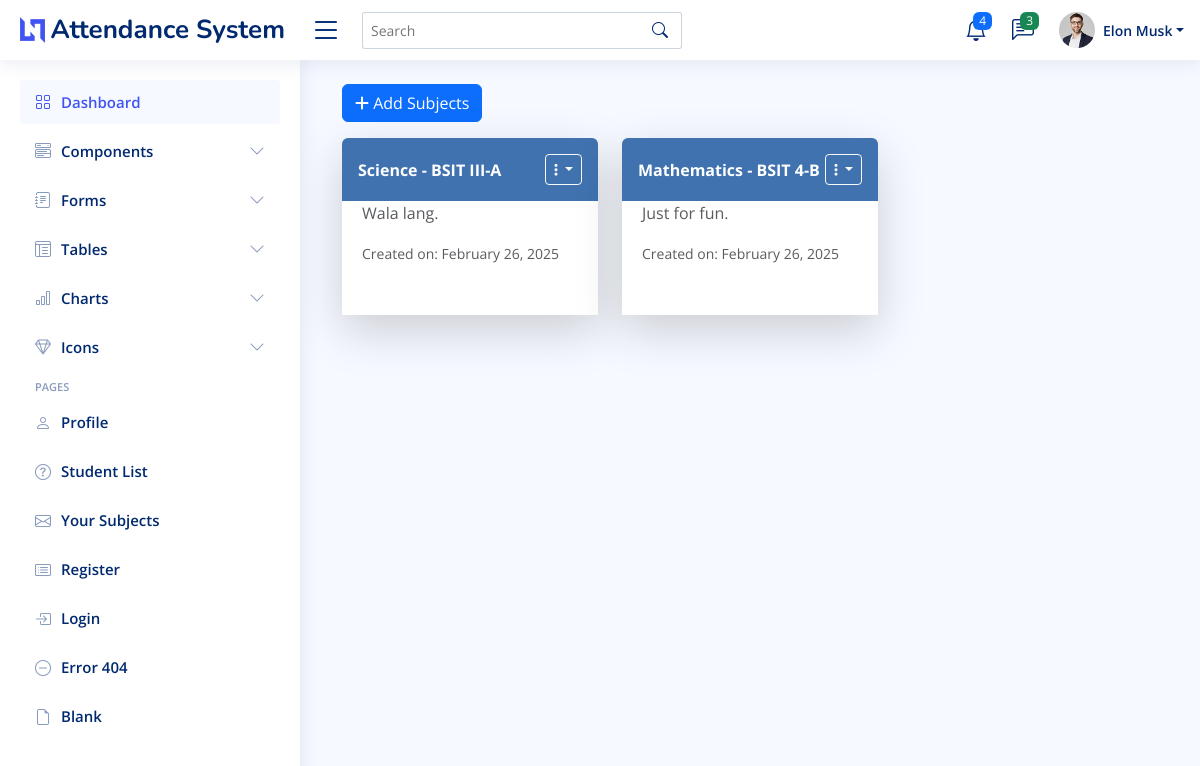
Page /teacher-subjects/ (signed in) on the committed database.
### myapp/models.py (models this page shows, shortened)
class Teacher(models.Model):
    username = models.CharField(max_length=255, unique=True)
    full_name = models.CharField(max_length=255)
    email = models.EmailField(unique=True)
    password = models.CharField(max_length=255)

class Subject(models.Model):
    name = models.CharField(max_length=100)
    description = models.TextField(blank=True, null=True)
    course_year_section = models.CharField(max_length=100, default="default_course_year_section")
    teacher = models.ForeignKey(Teacher, on_delete=models.CASCADE, related_name="subjects")
    created_at = models.DateTimeField(auto_now_add=True)

### myapp/views.py (the view)
# urls.py: path("teacher-subjects/", views.teacher_subjects, name="teacher-subjects"),
def teacher_subjects(request):
    teacher_username = request.session.get('teacher_username')
    if not request.session.get('teacher_username'):
        return redirect('teacher-login')
    teacher = Teacher.objects.get(username= teacher_username)
    subjects = Subject.objects.filter(teacher=teacher).order_by('-created_at').values()
    return render(request, 'myapp/teacher_subjects.html', {'subjects': subjects})

### myapp/templates/myapp/teacher_subjects.html (shortened to what this page needs)
{% extends 'myapp/base.html' %}
{% load static %}
{% block content %}
<main id="main" class="main">
  <div class="container mt-1">
    <button type="button" class="btn btn-primary mb-3" data-bs-toggle="modal" data-bs-target="#verticalycentered">
      <i class="fa-solid fa-plus"></i> Add Subjects
    </button>
    <div class="row">
      {% for subject in subjects %}
      <div class="col-md-4 mb-4">
        <div class="card shadow-lg border-0 rounded h-100">
          <div class="d-flex align-items-center justify-content-between p-3 text-white fw-bold" style="background-color: #3f72af; border-radius: .375rem .375rem 0 0;">
            <span>{{subject.name}} - {{subject.course_year_section}}</span>
            <div class="dropdown">
              <button class="btn btn-outline-light btn-sm dropdown-toggle" type="button" data-bs-toggle="dropdown">
                <i class="fas fa-ellipsis-v"></i>
              </button>
            </div>
          </div>
          <div class="card-body bg-white text-dark">
            <p class="text-muted">{{ subject.description|default:"No description available." }}</p>
            <small class="text-muted">Created on: {{ subject.created_at|date:"F d, Y" }}</small>
          </div>
        </div>
      </div>
      {% endfor %}
    </div>
  </div>
</main>
{% endblock %}

### myapp/templates/myapp/base.html (shortened to what this page needs)
{% load static%}
<!DOCTYPE html>
<html lang="en">
<head>
    <link rel="stylesheet" href="https://cdnjs.cloudflare.com/ajax/libs/font-awesome/6.0.0-beta3/css/all.min.css" />
    <link rel="stylesheet" href="https://cdn.jsdelivr.net/npm/uikit@3.6.20/dist/css/uikit.min.css" />
    <link href="{% static 'assets/vendor/bootstrap/css/bootstrap.min.css' %}" rel="stylesheet">
    <link href="{% static 'assets/vendor/bootstrap-icons/bootstrap-icons.css' %}" rel="stylesheet">
    <link href="{% static 'assets/vendor/boxicons/css/boxicons.min.css' %}" rel="stylesheet">
    <link href="{% static 'assets/vendor/quill/quill.snow.css' %}" rel="stylesheet">
    <link href="{% static 'assets/vendor/quill/quill.bubble.css' %}" rel="stylesheet">
    <link href="{% static 'assets/vendor/remixicon/remixicon.css' %}" rel="stylesheet">
    <link href="{% static 'assets/vendor/simple-datatables/style.css' %}" rel="stylesheet">
    <link href="{% static 'assets/css/style.css' %}" rel="stylesheet">
</head>
<body>
  {% if not exclude_layout %}
  <header id="header" class="header fixed-top d-flex align-items-center">
    <div class="d-flex align-items-center justify-content-between">
      <a href="#" class="logo d-flex align-items-center">
        <img src="assets/img/logo.png" alt="">
        <span class="d-none d-lg-block">Attendance System</span>
      </a>
      <i class="bi bi-list toggle-sidebar-btn"></i>
    </div>
    <div class="search-bar">
      <form class="search-form d-flex align-items-center" method="POST" action="#">
        <input type="text" name="query" placeholder="Search" title="Enter search keyword">
        <button type="submit" title="Search"><i class="bi bi-search"></i></button>
      </form>
    </div>
    <nav class="header-nav ms-auto">
      <ul class="d-flex align-items-center">
        <li class="nav-item dropdown">
          <a class="nav-link nav-icon" href="#" data-bs-toggle="dropdown">
            <i class="bi bi-bell"></i>
            <span class="badge bg-primary badge-number">4</span>
          </a>
        </li>
        <li class="nav-item dropdown">
          <a class="nav-link nav-icon" href="#" data-bs-toggle="dropdown">
            <i class="bi bi-chat-left-text"></i>
            <span class="badge bg-success badge-number">3</span>
          </a>
        </li>
        <li class="nav-item dropdown pe-3">
          <a class="nav-link nav-profile d-flex align-items-center pe-0" href="#" data-bs-toggle="dropdown">
            <img src="{% static 'assets/img/profile-img.jpg' %}" alt="Profile" class="rounded-circle">
            <span class="d-none d-md-block dropdown-toggle ps-2">{{ request.session.teacher_name}}</span>
          </a>
        </li>
      </ul>
    </nav>
  </header>
  <aside id="sidebar" class="sidebar">
    <ul class="sidebar-nav" id="sidebar-nav">
      <li class="nav-item">
        <a class="nav-link " href="{% url 'teacher-dashboard' %}">
          <i class="bi bi-grid"></i>
          <span>Dashboard</span>
        </a>
      </li>
      <li class="nav-item">
        <a class="nav-link collapsed" data-bs-target="#components-nav" data-bs-toggle="collapse" href="#">
          <i class="bi bi-menu-button-wide"></i><span>Components</span><i class="bi bi-chevron-down ms-auto"></i>
        </a>
      </li>
      <li class="nav-item">
        <a class="nav-link collapsed" data-bs-target="#forms-nav" data-bs-toggle="collapse" href="#">
          <i class="bi bi-journal-text"></i><span>Forms</span><i class="bi bi-chevron-down ms-auto"></i>
        </a>
      </li>
      <li class="nav-item">
        <a class="nav-link collapsed" data-bs-target="#tables-nav" data-bs-toggle="collapse" href="#">
          <i class="bi bi-layout-text-window-reverse"></i><span>Tables</span><i class="bi bi-chevron-down ms-auto"></i>
        </a>
      </li>
      <li class="nav-item">
        <a class="nav-link collapsed" data-bs-target="#charts-nav" data-bs-toggle="collapse" href="#">
          <i class="bi bi-bar-chart"></i><span>Charts</span><i class="bi bi-chevron-down ms-auto"></i>
        </a>
      </li>
      <li class="nav-item">
        <a class="nav-link collapsed" data-bs-target="#icons-nav" data-bs-toggle="collapse" href="#">
          <i class="bi bi-gem"></i><span>Icons</span><i class="bi bi-chevron-down ms-auto"></i>
        </a>
      </li>
      <li class="nav-heading">Pages</li>
      <li class="nav-item">
        <a class="nav-link collapsed" href="users-profile.html">
          <i class="bi bi-person"></i>
          <span>Profile</span>
        </a>
      </li>
      <li class="nav-item">
        <a class="nav-link collapsed" href="{% url 'student-list'%}">
          <i class="bi bi-question-circle"></i>
          <span>Student List</span>
        </a>
      </li>
      <li class="nav-item">
        <a class="nav-link collapsed" href="{% url 'teacher-subjects' %}">
          <i class="bi bi-envelope"></i>
          <span>Your Subjects</span>
        </a>
      </li>
      <li class="nav-item">
        <a class="nav-link collapsed" href="pages-register.html">
          <i class="bi bi-card-list"></i>
          <span>Register</span>
        </a>
      </li>
      <li class="nav-item">
        <a class="nav-link collapsed" href="pages-login.html">
          <i class="bi bi-box-arrow-in-right"></i>
          <span>Login</span>
        </a>
      </li>
      <li class="nav-item">
        <a class="nav-link collapsed" href="pages-error-404.html">
          <i class="bi bi-dash-circle"></i>
          <span>Error 404</span>
        </a>
      </li>
      <li class="nav-item">
        <a class="nav-link collapsed" href="pages-blank.html">
          <i class="bi bi-file-earmark"></i>
          <span>Blank</span>
        </a>
      </li>
    </ul>
  </aside>
  {% endif %}
        {% block content %}
        {% endblock %}
</body>
</html>

### static/assets/css/style.css (style rules this page uses)
:root { scroll-behavior: smooth; }
body { font-family: "Open Sans", sans-serif; background: #f6f9ff; color: #444444; }
a { color: #4154f1; text-decoration: none; }
#main { margin-top: 60px; padding: 20px 30px; transition: all 0.3s; }
.card { margin-bottom: 30px; border: none; border-radius: 5px; box-shadow: 0px 0 30px rgba(1, 41, 112, 0.1); }
.card-body { padding: 0 20px 20px 20px; }
.logo { line-height: 1; }
@media (min-width: 1200px) { .logo { width: 280px; } }
.logo img { max-height: 26px; margin-right: 6px; }
.logo span { font-size: 26px; font-weight: 700; color: #012970; font-family: "Nunito", sans-serif; }
.header { transition: all 0.5s; z-index: 997; height: 60px; box-shadow: 0px 2px 20px rgba(1, 41, 112, 0.1); background-color: #fff; padding-left: 20px; }
.header .toggle-sidebar-btn { font-size: 32px; padding-left: 10px; cursor: pointer; color: #012970; }
.header .search-bar { min-width: 360px; padding: 0 20px; }
.header .search-form { width: 100%; }
.header .search-form input { border: 0; font-size: 14px; color: #012970; border: 1px solid rgba(1, 41, 112, 0.2); padding: 7px 38px 7px 8px; border-radius: 3px; transition: 0.3s; width: 100%; }
.header .search-form button { border: 0; padding: 0; margin-left: -30px; background: none; }
.header .search-form button i { color: #012970; }
.header-nav ul { list-style: none; }
.header-nav>ul { margin: 0; padding: 0; }
.header-nav .nav-icon { font-size: 22px; color: #012970; margin-right: 25px; position: relative; }
.header-nav .nav-profile { color: #012970; }
.header-nav .nav-profile img { max-height: 36px; }
.header-nav .nav-profile span { font-size: 14px; font-weight: 600; }
.header-nav .badge-number { position: absolute; inset: -2px -5px auto auto; font-weight: normal; font-size: 12px; padding: 3px 6px; }
.sidebar { position: fixed; top: 60px; left: 0; bottom: 0; width: 300px; z-index: 996; transition: all 0.3s; padding: 20px; overflow-y: auto; scrollbar-width: thin; scrollbar-color: #aab7cf transparent; box-shadow: 0px 0px 20px rgba(1, 41, 112, 0.1); background-color: #fff; }
@media (min-width: 1200px) { #main, #footer { margin-left: 300px; } }
.sidebar-nav { padding: 0; margin: 0; list-style: none; }
.sidebar-nav li { padding: 0; margin: 0; list-style: none; }
.sidebar-nav .nav-item { margin-bottom: 5px; }
.sidebar-nav .nav-heading { font-size: 11px; text-transform: uppercase; color: #899bbd; font-weight: 600; margin: 10px 0 5px 15px; }
.sidebar-nav .nav-link { display: flex; align-items: center; font-size: 15px; font-weight: 600; color: #4154f1; transition: 0.3; background: #f6f9ff; padding: 10px 15px; border-radius: 4px; }
.sidebar-nav .nav-link i { font-size: 16px; margin-right: 10px; color: #4154f1; }
.sidebar-nav .nav-link.collapsed { color: #012970; background: #fff; }
.sidebar-nav .nav-link.collapsed i { color: #899bbd; }
.sidebar-nav .nav-link .bi-chevron-down { margin-right: 0; transition: transform 0.2s ease-in-out; }

### rows in the picture
Teacher: session.teacher_name "Elon Musk"
Subject: name "Science", course_year_section "BSIT III-A", description "Wala lang.", created_at "February 26, 2025"
Subject: name "Mathematics", course_year_section "BSIT 4-B", description "Just for fun.", created_at "February 26, 2025"
